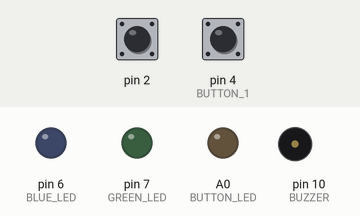
Simulated run of this sketch. Board: Arduino Uno, built with avr-gcc and run on an emulated ATmega328P. On the bench: output pins drawn as LEDs (lit = HIGH), buzzer (waves = sounding, pin HIGH). Dashed ring = blinking. The test bench sets the inputs (shaded band); at power-on: pin 2 LOW, pin 4 (BUTTON_1) HIGH. Sleep ends after the set time or at an interrupt.

Above: at 1.2 s.
1.3 s: pin 2 driven HIGH
At 2.4 s:
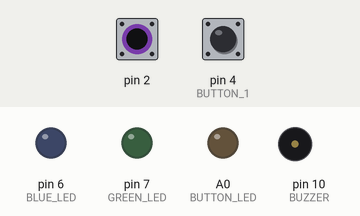
2.8 s: pin 4 (BUTTON_1) pulled LOW for 0.15 s
At 3.5 s:
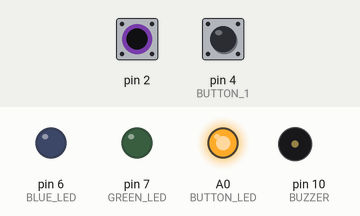
4.4 s: pin 2 pulsed LOW 2 times (0.12 s each, 0.3 s apart)
At 4.83 s:
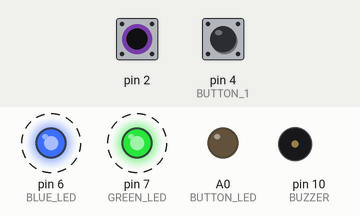
6.5 s: pin 4 (BUTTON_1) pulled LOW for 1 s
At 8.8 s:
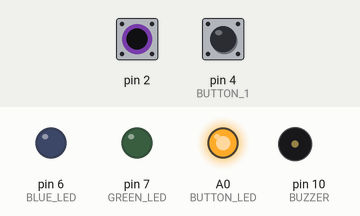
Timing chart, 0 to 10.0 s (numbered marks = the images above; inputs shaded):
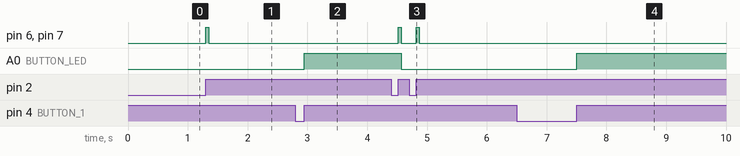

Measured:
- after the input at 1.3 s, pin 6 (BLUE_LED), pin 7 (GREEN_LED): LOW → HIGH at once, → LOW 0.05 s later
- after the input at 2.8 s, A0 (BUTTON_LED): LOW → HIGH after 0.15 s
- after the input at 4.4 s, pin 6 (BLUE_LED), pin 7 (GREEN_LED): alternates HIGH for 0.05 s and LOW for 0.25 s, 4 changes in all, then stays LOW, starting after 0.12 s; A0 (BUTTON_LED): HIGH → LOW after 0.17 s
- after the input at 6.5 s, A0 (BUTTON_LED): LOW → HIGH after 1.0 s

The sketch:

geiger_mini.ino
```cpp
// (licence header left out)
#include <avr/power.h>
#include <avr/sleep.h>
#include <avr/interrupt.h>

#include "Config.h"

int events;
boolean prev_button1;
boolean button1;
boolean buzzerEnabled;

#ifdef DEBUG
const int DEBUG_VAR = 1;
#endif
#ifndef DEBUG
const int DEBUG_VAR = 0;
#endif

void setup() {
  events = 0;
	button1 = false;
	prev_button1 = false;
  buzzerEnabled = false;

	pinMode(BUZZER, OUTPUT);
	pinMode(BUTTON_1, INPUT_PULLUP);
  pinMode(BUTTON_LED, OUTPUT);
  pinMode(BLUE_LED, OUTPUT);
  pinMode(GREEN_LED, OUTPUT);
  pinMode(RGB_GND, OUTPUT);
  digitalWrite(RGB_GND, LOW);
  digitalWrite(GREEN_LED, LOW);
  digitalWrite(BUZZER, LOW);

  power_adc_disable(); //ADC is not used in the geiger, disabling it reduces power consumption

  set_sleep_mode(SLEEP_MODE_PWR_DOWN);

  //attach an interrupt on the geiger pin
  attachInterrupt(GEIGER, count, RISING);

  //Enable Pin Change interrupts for the button
  cli(); //disable interrupt while setting these registers
  PCICR |= 0b00000100; //enable Pin Change Interrupts on pin[23:16]
  PCMSK2 |= 0b00010000; //enable Pin Change Interrupts on pin 16
  sei(); //reenable interrupts
}

//ISR called when the button is pressed
ISR (PCINT2_vect) {
  //read the button state
  button1 = PIND & 0b00010000;
  //if the button is pressed
  if (button1) {
      //enable/disable the buzzer
      buzzerEnabled = !buzzerEnabled;
      //turn on the button LED to give a feedback to the user
      //it will be turned off next time the CPU wakes up
      digitalWrite(BUTTON_LED, HIGH);
  }
}

void loop() {
  //If one or more particles have been detected by the geiger
	while (events > 0) {
		events--;

    //When a particle is detected activate the buzzer for 3ms
    if (buzzerEnabled) digitalWrite(BUZZER, HIGH);
    PORTD = PORTD | 0b11000000; //enable the LED for 3ms
		delay(3);
		if (buzzerEnabled) digitalWrite(BUZZER, LOW);
    delay(50); //wait 50ms
    PORTD = PORTD & 0b00111111; //disable the LED

    digitalWrite(BUZZER, LOW);
    digitalWrite(BUTTON_LED, LOW);
	}

  //Enter sleep, an interrupt will wake the CPU when something happens
  sleep_enable();
  sleep_mode();
  //When an interrupt is called disable sleep
  sleep_disable();
}

//ISR called when the geiger detects a particle
void count() {
	events++;
}
```

Config.h
```cpp
//interrupt 0 = pin 2 on an Atmega328
#define GEIGER 0

//pin connected to the buzzer
#define BUZZER 10

//pin connected to the button
#define BUTTON_1 4 //do not change

//LEDs
#define BUTTON_LED A0
#define GREEN_LED 7 //do not change
#define BLUE_LED 6 //do not change
#define RGB_GND 8 //do not change

//Uncomment to enable debug
//#define DEBUG
```
